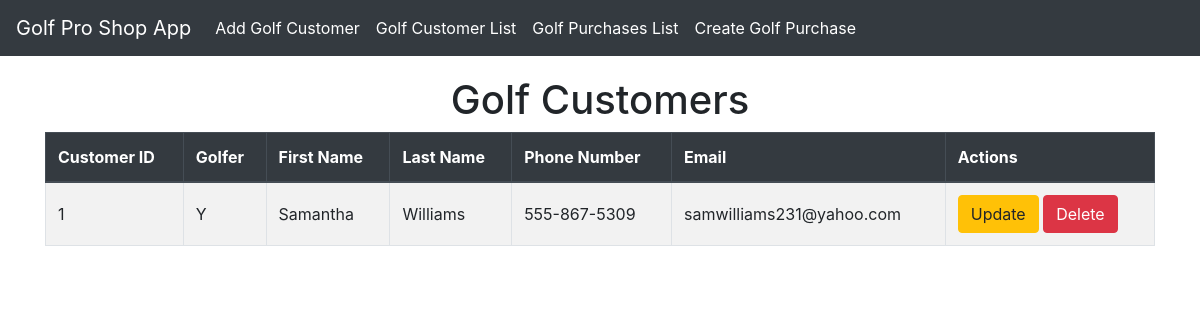
/list/, run on an earlier commit of the app's database.
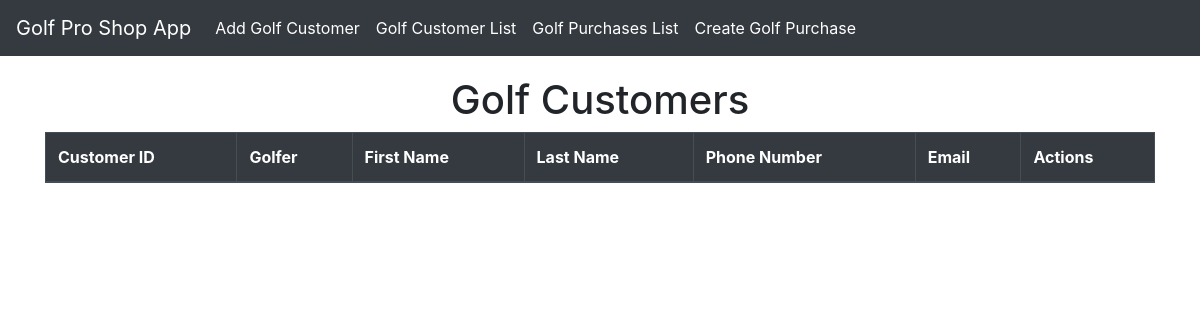
And on a later commit of the database.
### golfproapp/models.py (models this page shows)
class Customer(models.Model):
    customer_id = models.AutoField(primary_key=True)
    golferchoice=[('Y','Yes'),('N','No'),]
    gchoice = models.CharField(max_length=1, choices=golferchoice, default='Y')
    fname = models.TextField(max_length=10, default="Golfer1")
    lname = models.TextField(max_length=10, default="Golfer1Lname")
    g_phone = models.CharField(default="555-867-5309", max_length=15)
    g_email = models.CharField(default="bob.smith@aol.com", max_length=30)

### golfproapp/views.py (the view)
# urls.py: path('list/', views.customer_list_view, name='customer_list'),
def customer_list_view(request):
    customers = Customer.objects.all()
    return render(request,'golfproapp/customer_list.html', {'customers': customers})

### golfproapp/templates/golfproapp/customer_list.html (shortened to what this page needs)
{% extends "golfproapp/layout.html" %}
{% block content %}
    <h1 class="text-center">Golf Customers</h1>
    <table class="table table-bordered table-striped ">
        <thead class="thead-dark">
            <tr>
                <th>Customer ID</th>
                <th>Golfer</th>
                <th>First Name</th>
                <th>Last Name</th>
                <th>Phone Number</th>
                <th>Email</th>
                <th>Actions</th>
            </tr>
        </thead>
        <tbody>
            {% for customer in customers %}
            <tr>
                <td>{{ customer.customer_id }} </td>
                <td>{{ customer.gchoice }} </td>
                <td>{{ customer.fname }} </td>
                <td>{{ customer.lname }} </td>
                <td>{{ customer.g_phone }} </td>
                <td>{{ customer.g_email }} </td>
                <td>
                    <a href="{% url 'customer_update' customer.customer_id %}" class="btn btn-warning" >Update</a>
                    <a href="{% url 'customer_delete' customer.customer_id %}" class="btn btn-danger" >Delete</a>
                </td>
            </tr>
            {% endfor %}
        </tbody>
    </table>
{% endblock %}

What changed in the data, as far as the page shows it:
removed Customer: customer_id "1", gchoice "Y", fname "Samantha", lname "Williams", g_phone "555-867-5309", g_email "samwilliams231@yahoo.com"
